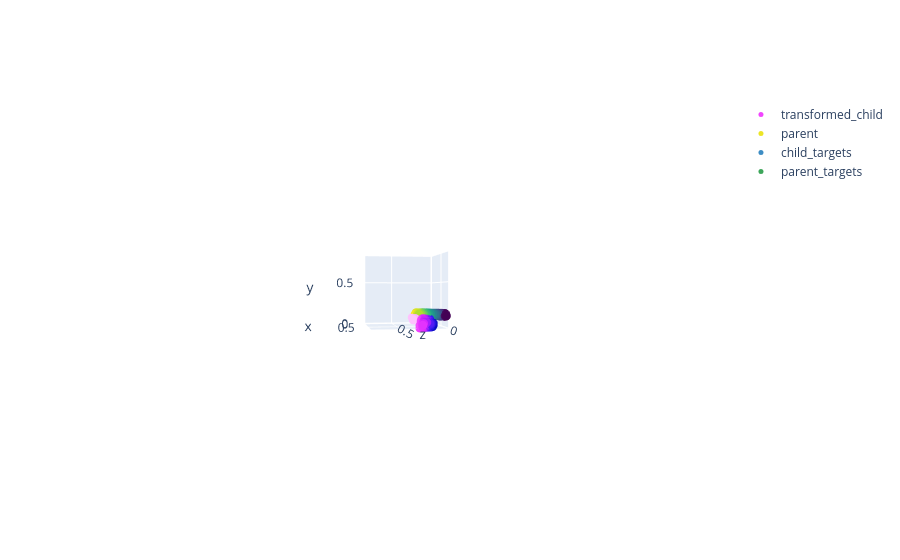

Notebook code for this chart:
### Code cell
# Visualize interaction points 

targets_child = None
targets_parent = None

anchors = child_model.to_pcd(child_params)[
    knns
]
targets_child = np.mean(
    anchors + deltas, axis=1
)
targets_parent = parent_model.to_pcd(parent_params)[
    target_indices
] 

child_part_targets = {}   
child_targets_viz = {}
parent_targets_viz = {}


child_transform  = utils.pos_quat_to_transform(child_params.position, 
                                              child_params.quat)
parent_transform  = utils.pos_quat_to_transform(parent_params.position, 
                                          parent_params.quat)
child_targets_viz =  child_targets_viz | {
                     f'child_targets': \
                     utils.transform_pcd(targets_child,
                                         child_transform),
                     }
parent_targets_viz = parent_targets_viz | {
                     f'parent_targets': \
                     utils.transform_pcd(targets_parent,
                                         parent_transform),
                     }

viz_pcls = {'transformed_child': transformed_child, 'parent':scene_pcls[parent_object]}| child_targets_viz | parent_targets_viz

viz_utils.show_pcds_plotly(viz_pcls)
